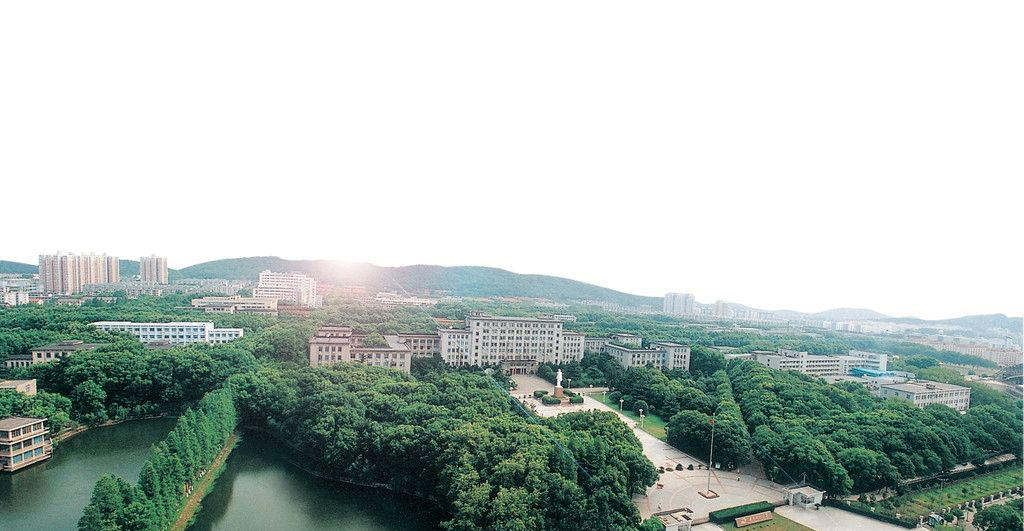
#> input picture test2/hust.jpg, 1024 x 531 px
$ python test2.3.py
#> lines starting #> are read from the running program, lines starting #| are printed output that depends on the picture; after the words box and inside, x2 and y2 are one past the last pixel; in counts of white or black regions, pixels touching at a corner belong together; pictures that were not available may be replaced by others from this repository, and a replacement may not be noted
import cv2
import numpy as np

# 加载图像
img1 = cv2.imread('hust.jpg')
#> img1 is the input picture: shape (531, 1024, 3); mean B, G, R 187.8, 192.5, 181.3
img2 = cv2.imread('hustlogo.jpg')
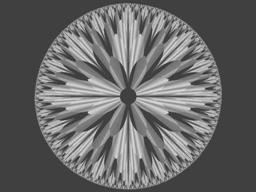
#> input picture test2/diamond2.jpg, 256 x 192 px, given in place of hustlogo.jpg, which was not available
#> img2 is the input picture: shape (192, 256, 3); min 36, max 228, mean 102.6
# I want to put logo on top-left corner, So I create a ROI
rows,cols,channels = img2.shape
#> rows = 192; cols = 256; channels = 3
roi = img1[0:rows, 0:cols ]
#> roi: shape (192, 256, 3); every value is 255
# Now create a mask of logo and create its inverse mask also
img2gray = cv2.cvtColor(img2,cv2.COLOR_BGR2GRAY)
ret, mask_front = cv2.threshold(img2gray, 175, 255, cv2.THRESH_BINARY) #这是图像分割方法，后面讲到。
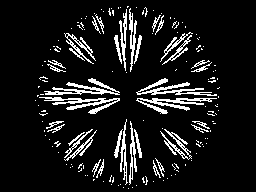
#> mask_front: shape (192, 256); 10.3% white in thin lines or dots, all inside (x1, y1, x2, y2) = (35, 6, 220, 189)
mask_inv = cv2.bitwise_not(mask_front)
# Now black-out the area of logo in ROI
# 取roi 中与mask 中不为零的值对应的像素的值，其他值为0
# 注意这里必须有mask=mask 或者mask=mask_inv, 其中的“mask=” 不能忽略
img1_bg = cv2.bitwise_and(roi,roi,mask = mask_front)
# 取roi 中与mask_inv 中不为零的值对应的像素的值，其他值为0。
# Take only region of logo from logo image.
img2_fg = cv2.bitwise_and(img2,img2,mask = mask_inv)
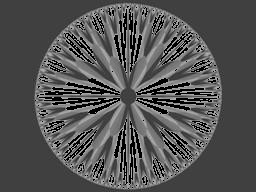
#> img2_fg: shape (192, 256, 3); min 0, max 175, mean 82.8
# Put logo in ROI and modify the main image
dst = cv2.add(img1_bg,img2_fg)
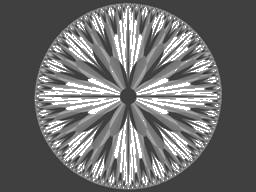
#> dst: shape (192, 256, 3); min 36, max 255, mean 109.1
img1[0:rows, 0:cols ] = dst
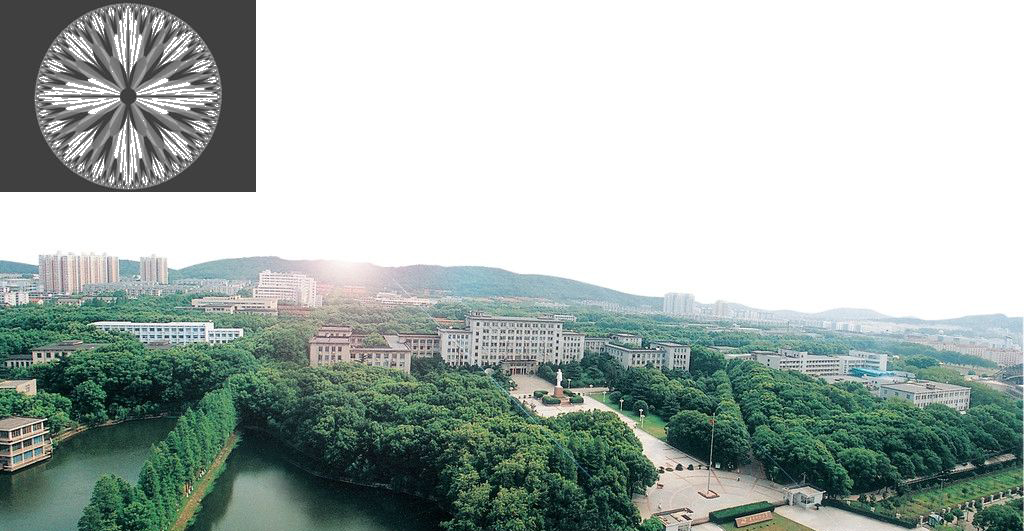
#> img1: shape (531, 1024, 3); mean B, G, R 174.6, 179.3, 168.1
cv2.imshow('img1_bg',img1_bg)
cv2.imshow('img2_fg',img2_fg)
cv2.imshow('res',img1)
cv2.waitKey(0)
cv2.destroyAllWindows()
